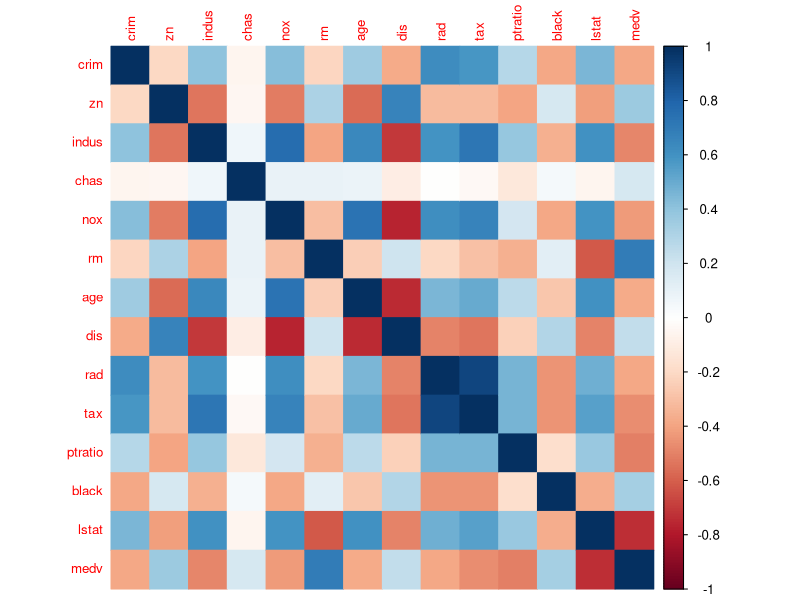
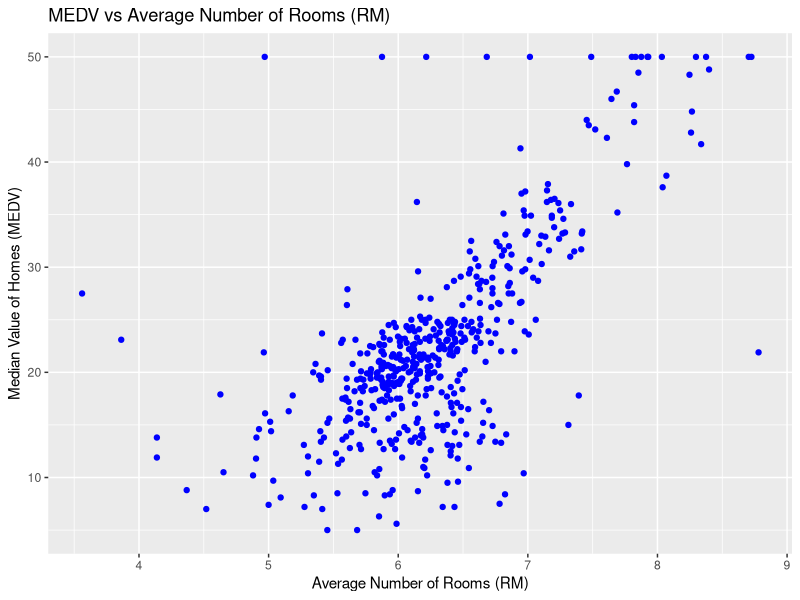
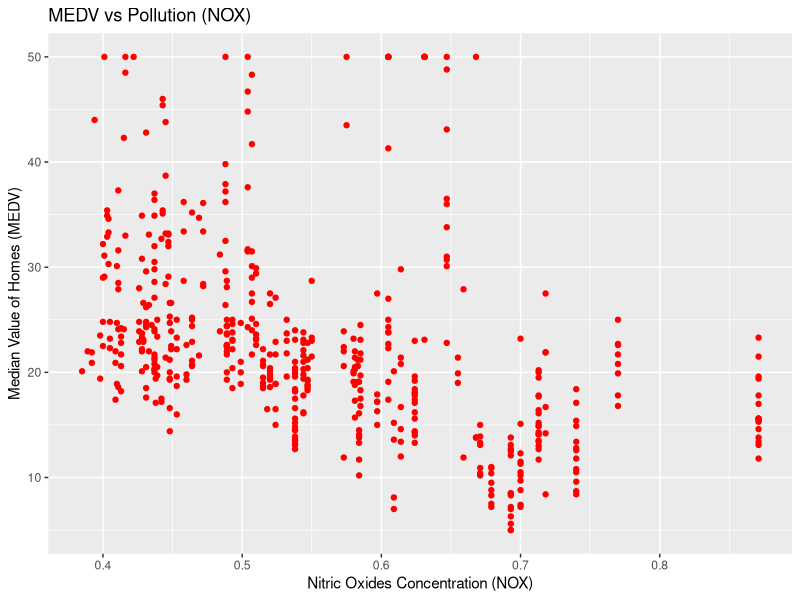
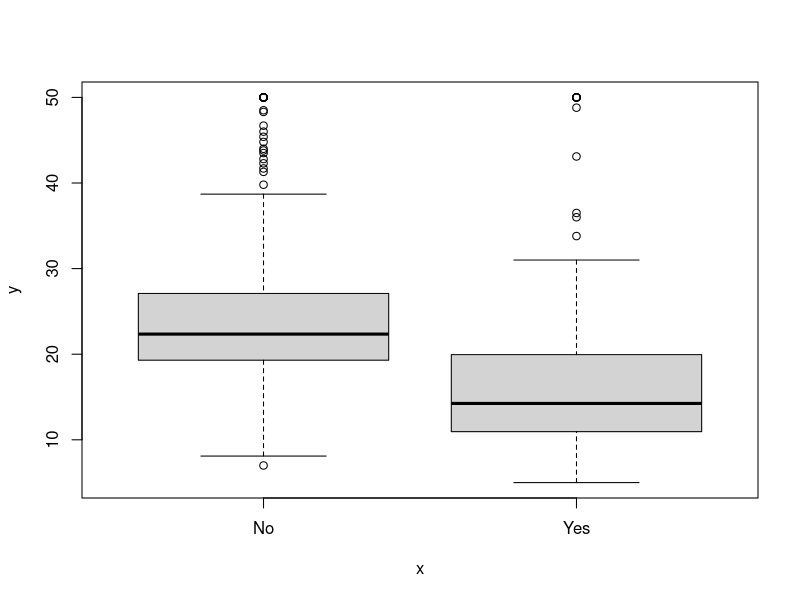
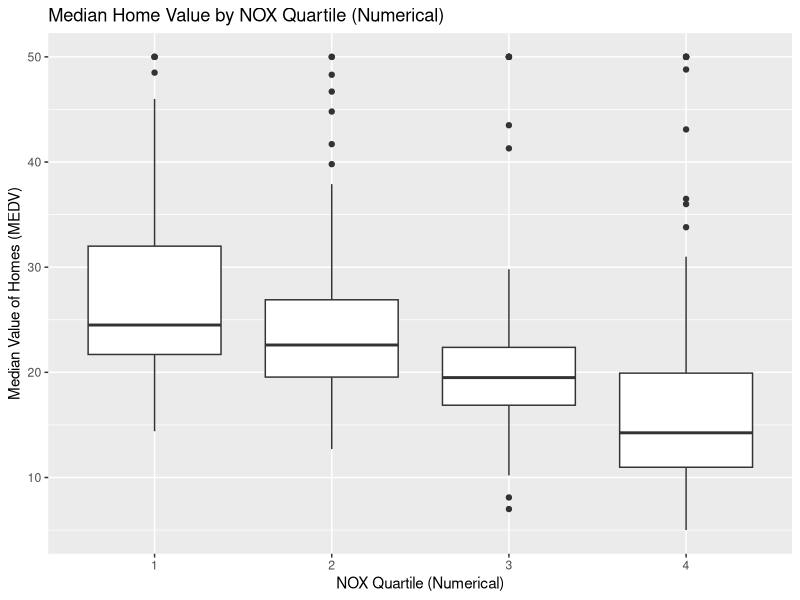
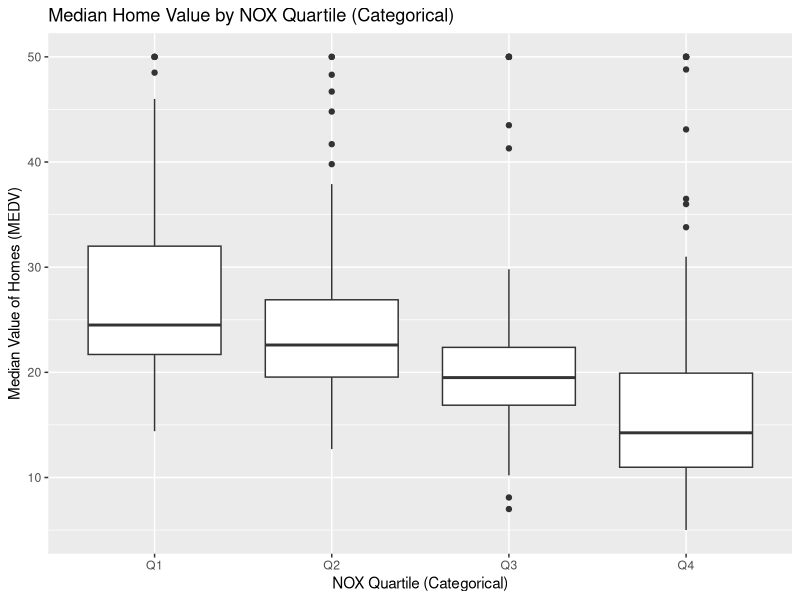

Source code (R) for these figures, in order:
#20241015
# Problem Set 1: Base R

# Solution 1
library(MASS) # Load the library which includes Boston data set
attach(Boston) # Load the data set
?Boston # Get information about the data set
df=Boston # Load the data set
View(Boston) # View the data set
dim(df) # Dimensions of the data frame (506 observations, 14 variables)
ls(df) # List of variables of the data set

# crim -> per capita crime rate by town.
# zn -> proportion of residential land zoned for lots over 25,000 sq.ft.
# indus -> proportion of non-retail business acres per town.
# chas -> Charles River dummy variable (= 1 if tract bounds river; 0 otherwise).
# nox -> nitrogen oxides concentration (parts per 10 million).
# rm -> average number of rooms per dwelling.
# age ->proportion of owner-occupied units built prior to 1940.
# dis -> weighted mean of distances to five Boston employment centres.
# rad -> index of accessibility to radial highways.
# tax -> full-value property-tax rate per $10,000.
# ptratio -> pupil-teacher ratio by town.
# black -> 1000(𝐵𝑘− 0.63)^2 where 𝐵𝑘is the proportion of blacks by town.
# lstat -> lower status of the population (percent).
# medv -> median value of owner-occupied homes in $1000s.

# The rows of dataset represent individual houses in Boston’s suburbs


# Solution 2
library(ggplot2)   # For plotting
library(corrplot)  # For correlation matrix visualization

cor_matrix <- cor(df) # Calculate the correlation matrix

# Display the correlation between MEDV, RM, and NOX
cor_medv_rm_nox <- cor_matrix["medv", c("rm", "nox")]
print(cor_medv_rm_nox)

# Visualize the correlation matrix
corrplot(cor_matrix, method = "color", tl.cex = 0.8)

# Plot MEDV vs RM (average number of rooms per dwelling)
ggplot(Boston, aes(x = rm, y = medv)) +
  geom_point(color = "blue") +
  labs(title = "MEDV vs Average Number of Rooms (RM)",
       x = "Average Number of Rooms (RM)",
       y = "Median Value of Homes (MEDV)")

# Plot MEDV vs NOX (pollution level)
ggplot(Boston, aes(x = nox, y = medv)) +
  geom_point(color = "red") +
  labs(title = "MEDV vs Pollution (NOX)",
       x = "Nitric Oxides Concentration (NOX)",
       y = "Median Value of Homes (MEDV)")


# Interpretation of Graphs
#
# 1. medv vs. rm (Average Number of Rooms per Dwelling)
# 
# •	Observation: The plot shows a clear positive trend, where MEDV (median home value) tends to increase 
# as RM (average number of rooms per dwelling) increases.
# 
# •	Interpretation: This suggests that homes with more rooms are typically more valuable. 
# This trend is likely because larger homes tend to have higher property values. 
# The relationship here is relatively strong, as confirmed by the correlation coefficient (around 0.70), 
# indicating a fairly strong linear association.
# 
# 2. medv vs nox (Pollution Level)
# 
# •	Observation: In this plot, we see a negative trend, where MEDV generally decreases as NOX (pollution level) increases.
# 
# •	Interpretation: This implies that higher pollution areas tend to have lower home values.
# The negative correlation (approximately -0.43) suggests a moderate inverse relationship, meaning as pollution worsens,
# the desirability—and hence value—of homes in those areas tends to drop. This could be due to a variety of factors, 
# such as people’s preference for living in cleaner, healthier environments. 

# Solution 3
sum(df$chas) # 35 of the suburbs are bound the Charles river.

# Solution 4
median(df$ptratio) # The median pupil-teacher ratio among the towns is 19.05

# Solution 5
sum(df$rm > 7) # 64 of the areas average more than seven rooms per dwelling.
sum(df$rm > 8) # 13  of the areas average more than seven rooms per dwelling.

# Descriptive statistics for the suburbs that average more than eight rooms per dwelling.
library("dplyr") 
rm_8 <- df %>% 
  dplyr::filter(rm>8)
summary(rm_8)

# Solution 6

nox_upper_quantile <- quantile(df$nox,0.75) # Define upper quantile threshold

df$hp <- ifelse(df$nox > nox_upper_quantile, "Yes", "No") # Create a dummy variable "hp" indicating high pollution areas

dv_hp <- as.factor(df$hp)

plot(dv_hp,medv)


# 1.	Boxplot Structure:
# •	Each box represents the interquartile range (IQR) of MEDV for the two categories: 
#   “High Pollution” (Yes) and “Low Pollution” (No).
# •	The line inside each box indicates the median value of the homes for that category.
# •	The “whiskers” extend to the minimum and maximum values within 1.5 times the IQR from the quartiles.
# 2.	Median Values:
# •	The median value for low pollution areas (“No”) is visibly higher than that for high pollution areas (“Yes”). 
# This suggests that homes in areas with lower pollution levels tend to have a higher median property value.
# 3.	Interquartile Range:
# •	The box for low pollution areas is wider compared to the box for high pollution areas, 
# indicating greater variability in property values within low pollution areas.
# •	In contrast, the box for high pollution areas is narrower, suggesting that property values are 
# more consistent but generally lower.
# 4.	Outliers:
# •	If any points appear outside the whiskers, they are considered outliers. 
# These could indicate exceptionally high or low property values in a particular area.
# •	If present, outliers in the low pollution category may indicate some high-value properties 
# that are significantly above the typical range.
# 
# Overall Conclusion:
#   
# The boxplot clearly illustrates that areas with high pollution levels generally have lower median 
# property values compared to areas with low pollution levels. 
# This trend aligns with expectations, as higher pollution is often associated with less desirable living conditions, 
# which can lead to decreased property values. The greater variability in low pollution areas also suggests 
# that while they may have higher values, there are still some homes that are significantly more expensive, 
# contributing to a wider range of property values.


# Solution 7

# Calculate quartiles for NOX
nox_quantiles <- quantile(df$nox, probs = seq(0, 1, 0.25), na.rm = TRUE)
print(nox_quantiles)

# Create a numerical and categorical variable mapping nox onto quartiles
df$noxq <- cut(df$nox, breaks = nox_quantiles, include.lowest = TRUE, labels = 1:4)  # Numeric labels
df$noxq.f <- cut(df$nox, breaks = nox_quantiles, include.lowest = TRUE, labels = c("Q1", "Q2", "Q3", "Q4"))  # Factor labels

# Graphically compare median property values across quartiles of NOX
# Boxplot using the numerical variable
ggplot(df, aes(x = factor(noxq), y = medv)) +
  geom_boxplot() +
  labs(title = "Median Home Value by NOX Quartile (Numerical)",
       x = "NOX Quartile (Numerical)",
       y = "Median Value of Homes (MEDV)")

# Boxplot using the categorical variable
ggplot(df, aes(x = noxq.f, y = medv)) +
  geom_boxplot() +
  labs(title = "Median Home Value by NOX Quartile (Categorical)",
       x = "NOX Quartile (Categorical)",
       y = "Median Value of Homes (MEDV)")


# Understanding the differences between these two variables can enhance your analytical approach 
# and interpretation of results. By considering both representations, you can gain a more nuanced 
# understanding of how NOX pollution relates to median home values, allowing for more comprehensive 
# conclusions and discussions based on the data.








